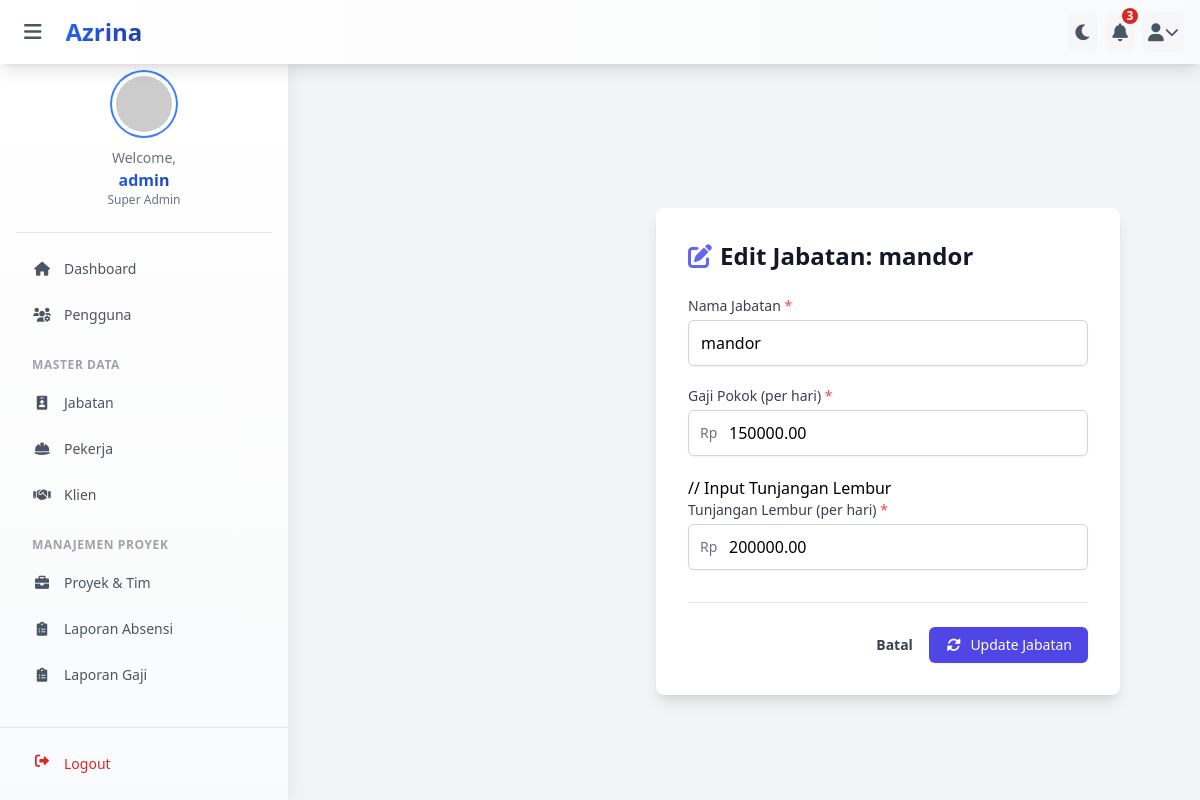
/jabatan/edit.php?id=1 (signed in), run on the app's committed database.
### tables this page shows
CREATE TABLE `jabatan` (
  `id_jabatan` int(11) NOT NULL,
  `namajabatan` varchar(50) NOT NULL,
  `gajipokok` decimal(10,2) NOT NULL COMMENT 'Gaji pokok per hari',
  `tunjangan_lembur` decimal(10,2) NOT NULL COMMENT 'Tunjangan lembur per hari'
);

### jabatan/edit.php (the view, shortened to what this page needs)
<?php
require_once '../config.php';
$user_role = $_SESSION['role'];
$id_jabatan_edit = intval($_GET['id']);
$sql_get_jabatan = "SELECT id_jabatan, namajabatan, gajipokok, tunjangan_lembur FROM jabatan WHERE id_jabatan = ?";
$stmt_get = mysqli_prepare($koneksi, $sql_get_jabatan);
if ($stmt_get) {
    mysqli_stmt_bind_param($stmt_get, "i", $id_jabatan_edit);
    mysqli_stmt_execute($stmt_get);
    $result_get = mysqli_stmt_get_result($stmt_get);
    $jabatan_lama = mysqli_fetch_assoc($result_get);
} else {
    $_SESSION['pesan_error_crud'] = "Gagal mengambil data jabatan dari database.";
    header('Location: ' . BASE_URL . 'jabatan/');
    exit;
}
require_once '../includes/header.php';
if ($user_role == 'super_admin') {
    require_once '../includes/sidebar_super_admin.php';
} elseif ($user_role == 'admin') {
    require_once '../includes/sidebar_admin.php';
}
?>
<main class="content-wrapper mt-16 md:ml-72">
    <div class="max-w-2xl mx-auto p-4 sm:p-6 lg:p-8">
        <div class="bg-white dark:bg-gray-800 rounded-lg shadow-lg p-6 sm:p-8">
            <h1 class="text-xl sm:text-2xl font-semibold text-gray-900 dark:text-white mb-6">
                <i class="fas fa-edit mr-2 text-indigo-500"></i>Edit Jabatan: <?php echo htmlspecialchars($jabatan_lama['namajabatan']); ?>
            </h1>
            <form action="<?php echo BASE_URL; ?>jabatan/proses.php?aksi=edit&id=<?php echo $id_jabatan_edit; ?>" method="POST">
                <div class="mb-5">
                    <label for="namajabatan" class="block text-sm font-medium text-gray-700 dark:text-gray-300 mb-1">Nama Jabatan <span class="text-red-500">*</span></label>
                    <input type="text" name="namajabatan" id="namajabatan" required maxlength="50"
                           value="<?php echo htmlspecialchars($jabatan_lama['namajabatan']); ?>"
                           class="w-full px-3 py-2.5 border border-gray-300 dark:border-gray-600 rounded-md shadow-sm focus:outline-none focus:ring-2 focus:ring-blue-500 focus:border-blue-500 dark:bg-gray-700 dark:text-white placeholder-gray-400 dark:placeholder-gray-500">
                </div>
                <div class="mb-5">
                    <label for="gajipokok" class="block text-sm font-medium text-gray-700 dark:text-gray-300 mb-1">Gaji Pokok (per hari) <span class="text-red-500">*</span></label>
                    <div class="relative">
                        <div class="absolute inset-y-0 left-0 pl-3 flex items-center pointer-events-none">
                            <span class="text-gray-500 dark:text-gray-400 sm:text-sm">Rp</span>
                        </div>
                        <input type="number" name="gajipokok" id="gajipokok" required step="1" min="0"
                            value="<?php echo htmlspecialchars($jabatan_lama['gajipokok']); ?>"
                            class="w-full pl-10 pr-3 py-2.5 border border-gray-300 dark:border-gray-600 rounded-md shadow-sm focus:outline-none focus:ring-2 focus:ring-blue-500 focus:border-blue-500 <?php echo (isset($_SESSION['role']) && $_SESSION['role'] === 'admin') ? 'bg-gray-100 dark:bg-gray-700 cursor-not-allowed' : 'dark:bg-gray-700 dark:text-white'; ?> placeholder-gray-400 dark:placeholder-gray-500"
                            <?php echo (isset($_SESSION['role']) && $_SESSION['role'] === 'admin') ? 'readonly' : '';  ?>>
                    </div>
                </div>
                // Input Tunjangan Lembur
                <div class="mb-6">
                    <label for="tunjangan_lembur" class="block text-sm font-medium text-gray-700 dark:text-gray-300 mb-1">Tunjangan Lembur (per hari) <span class="text-red-500">*</span></label>
                    <div class="relative">
                        <div class="absolute inset-y-0 left-0 pl-3 flex items-center pointer-events-none">
                            <span class="text-gray-500 dark:text-gray-400 sm:text-sm">Rp</span>
                        </div>
                        <input type="number" name="tunjangan_lembur" id="tunjangan_lembur" required step="1" min="0"
                            value="<?php echo htmlspecialchars($jabatan_lama['tunjangan_lembur']); ?>"
                            class="w-full pl-10 pr-3 py-2.5 border border-gray-300 dark:border-gray-600 rounded-md shadow-sm focus:outline-none focus:ring-2 focus:ring-blue-500 focus:border-blue-500 <?php echo (isset($_SESSION['role']) && $_SESSION['role'] === 'admin') ? 'bg-gray-100 dark:bg-gray-700 cursor-not-allowed' : 'dark:bg-gray-700 dark:text-white'; ?> placeholder-gray-400 dark:placeholder-gray-500"
                            <?php echo (isset($_SESSION['role']) && $_SESSION['role'] === 'admin') ? 'readonly' : '';  ?>>
                    </div>
                </div>
                <div class="mt-8 flex items-center justify-end gap-x-4 border-t border-gray-200 dark:border-gray-700 pt-6">
                    <a href="<?php echo BASE_URL; ?>jabatan/" class="text-sm font-semibold leading-6 text-gray-700 dark:text-gray-300 hover:text-gray-900 dark:hover:text-white transition duration-150 ease-in-out">
                        Batal
                    </a>
                    <button type="submit"
                            class="inline-flex items-center px-4 py-2 bg-indigo-600 hover:bg-indigo-700 text-white text-sm font-medium rounded-md shadow-sm transition duration-150 ease-in-out focus:outline-none focus:ring-2 focus:ring-offset-2 focus:ring-indigo-500 dark:focus:ring-offset-gray-800">
                        <i class="fas fa-sync-alt fa-fw mr-2"></i>
                        Update Jabatan
                    </button>
                </div>
            </form>
        </div> </div> </main>

### assets/css/style.css (style rules this page uses)
* { margin: 0; padding: 0; box-sizing: border-box; }
body { transition: padding-left 0.3s ease-in-out; }
.content-wrapper { transition: margin-left 0.3s ease-in-out; margin-top: 4rem; padding: 1.5rem; }
@media (min-width: 768px) { .content-wrapper { margin-left: 18rem; } }

### includes/header.php (style rules this page uses)
body { transition: background-color 0.5s ease-in-out; }
* { transition: background-color 0.3s ease-in-out, border-color 0.3s ease-in-out, color 0.3s ease-in-out; }

### data on the page
jabatan: namajabatan "mandor", gajipokok "150000.00", tunjangan_lembur "200000.00"

### other printed values
str_replace('_', ' ', $_SESSION['role']) "Super Admin"
